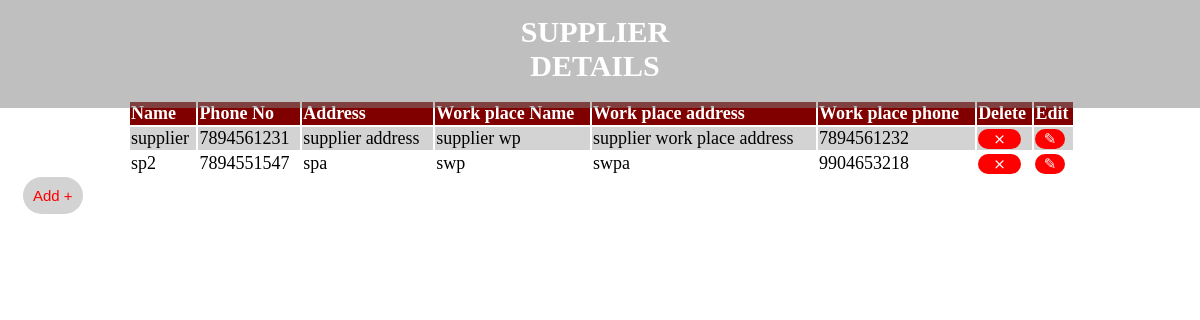
/SupplierDetailsManagement/Supplier.php, run on the app's committed database.
### tables this page shows
CREATE TABLE IF NOT EXISTS `supplierdetails` (
  `Supplier_id` int(11) NOT NULL AUTO_INCREMENT,
  `Supplier_name` varchar(25) NOT NULL,
  `Supplier_phoneNo` varchar(12) NOT NULL,
  `Supplier_address` varchar(100) NOT NULL,
  `Supplier_WPname` varchar(35) NOT NULL,
  `Supplier_WPphno` varchar(12) NOT NULL,
  `Supplier_WPaddress` varchar(100) NOT NULL,
  PRIMARY KEY (`Supplier_id`)
);

### SupplierDetailsManagement/Supplier.php (the view, shortened to what this page needs)
<!DOCTYPE html>
<?php
$con_servername = "localhost";
$con_username = "root";
$con_password = "";
$database = "church_management";
$connection = mysqli_connect($con_servername, $con_username, $con_password, $database);
?>
<html>
<head>
	<link rel="stylesheet" type="text/css" href="Supplier.css">
</head>
<body style="background-color:transparent;">
	<div class="title">
            <h2 style="text-align: center">SUPPLIER DETAILS</h2>
	</div>
	<table id="suppliertable" style="margin-top: 100px; font-size: 1.5vw">
		<tr>
			<th> Name </th>
			<th> Phone No </th>
			<th> Address </th>
			<th> Work place Name </th>
			<th> Work place address </th>
			<th> Work place phone </th>
			<th> Delete </th>
			<th> Edit </th>
		</tr>
                <?php
                $showdata = "Select * from supplierdetails";
                $result = mysqli_query($connection, $showdata);
                if (mysqli_num_rows($result) > 0)
                {
                    while($row = mysqli_fetch_assoc($result))
                    {
                ?>
		<tr>
                <form method="POST" autocomplete="off">
                    <td><?php echo $row["Supplier_name"] ?></td>
                    <td><?php echo $row["Supplier_phoneNo"]?></td>
                    <td><?php echo $row["Supplier_address"]?></td>
                    <td><?php echo $row["Supplier_WPname"]?></td>
                    <td><?php echo $row["Supplier_WPaddress"]?></td>
                    <td><?php echo $row["Supplier_WPphno"]?></td>
                    <td>
                        <button class="delbutton" formaction="ShowDeleteSupplier.php" name="delbtn"
                                value="<?php echo $row["Supplier_id"] ?>">&#10799;
                        </button>
                    </td>
                    <td>
                        <button class="editbutton" formaction="ShowUpdateSupplier.php" name="updbtn"
                                value="<?php echo $row["Supplier_id"] ?>">&#9998;
                        </button>
                    </td>
                </form>
                </tr>
                <?php
                    }
                }
                ?>
	</table>
        <button class="addbutton" onclick="window.location.href = 'AddSupplier.html';">Add &#43;</button>
</body>
</html>

### SupplierDetailsManagement/Supplier.css (style rules this page uses)
html { background: linear-gradient(rgba(255,255,255,.5), rgba(255,255,255,.5)), url("church_pic3.jpg");; background-repeat: no-repeat; background-size: cover; height: 100%; width: 100%; }
.title { font-style: Times New Roman; font-size: 20px; position: absolute; top: -10px; left: 0px; right: 0px; background-color: rgba(128,128,128,0.5); color: white; padding-left: 460px; padding-right: 470px; }
table { margin-left: 120px; width: 80%; margin-top: 20px; }
td,th { border: 0px solid #ddd; margin: 100px; }
tr:nth-child(even) { background-color: lightgray; }
th { text-align: left; background-color: maroon; color: white; }
.editbutton { color: white; background-color: red; border-radius: 50px; border:none; font-size: 15px; width: 80%; }
.delbutton { color: white; background-color: red; border-radius: 50px; border:none; font-size: 15px; width: 80%; }
.addbutton { color: red; background-color: lightgray; border-radius: 25px; border: none; font-size: 15px; margin-left: 15px; padding: 10px; }

### data on the page
supplierdetails: Supplier_name "supplier", Supplier_phoneNo "7894561231", Supplier_address "supplier address", Supplier_WPname "supplier wp", Supplier_WPaddress "supplier work place address", Supplier_WPphno "7894561232", $row["Supplier_id"] 1 (drawn)
supplierdetails: Supplier_name "sp2", Supplier_phoneNo "7894551547", Supplier_address "spa", Supplier_WPname "swp", Supplier_WPaddress "swpa", Supplier_WPphno "9904653218", $row["Supplier_id"] 3 (drawn)
